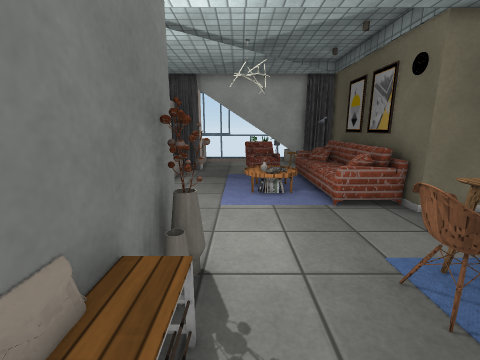
view 1 (above)

16 first-person views from a walk through a Unity game level. The camera is 1.4 m above the floor, tilts 12° down and sees 90° across. The floor is counted in squares, 0.5 m on a side. Each view is taken from the middle of a square. On the plan, view 1 faces up. The plan holds only what a view shows up to about 18 squares ahead; the rest is blank. The place goes on beyond the plan. The player character is not drawn. Some surface patterns are stand-ins.

view 2
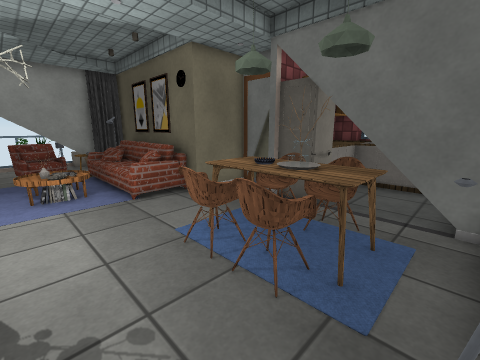

view 3
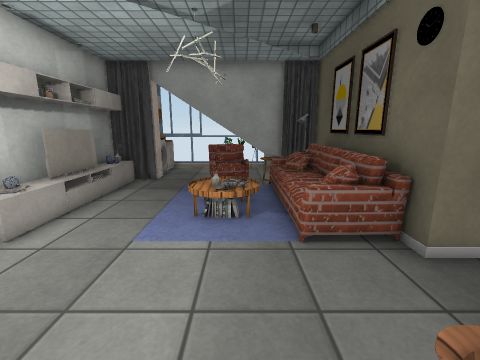

view 4
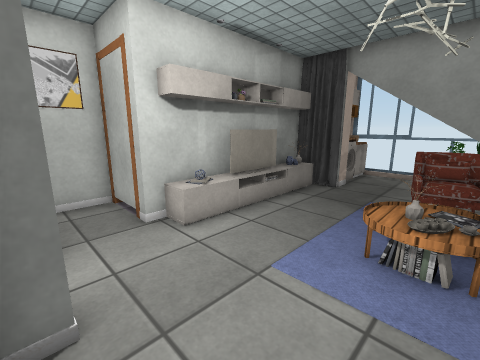

view 5
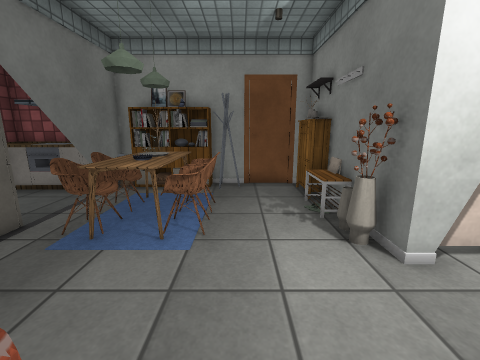

view 6
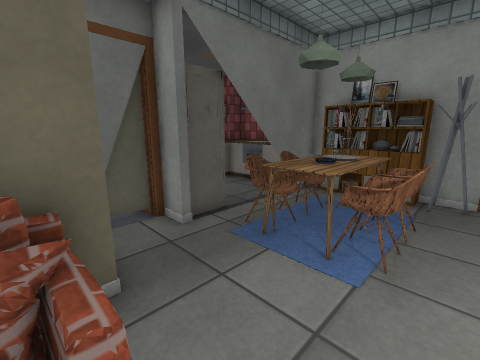

view 7
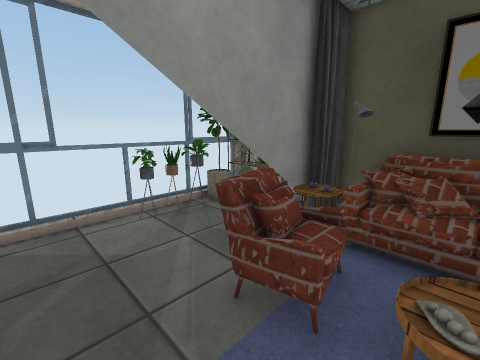

view 8
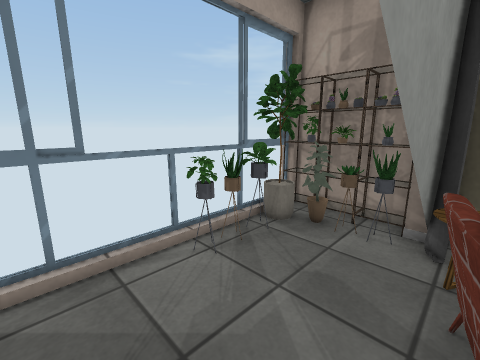

view 9
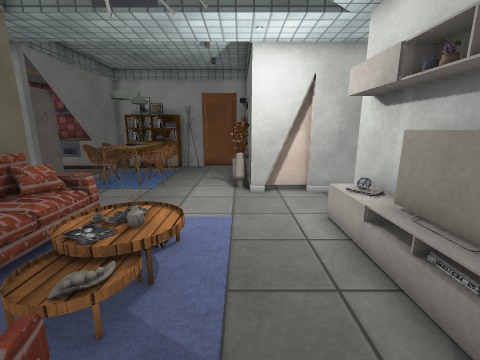

view 10
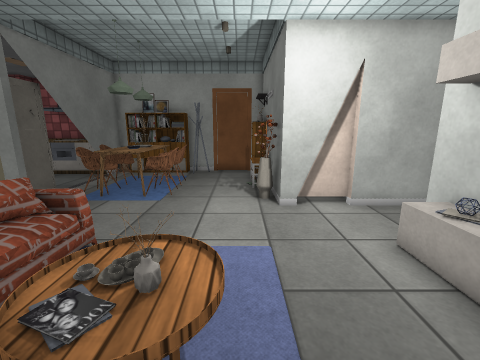

view 11
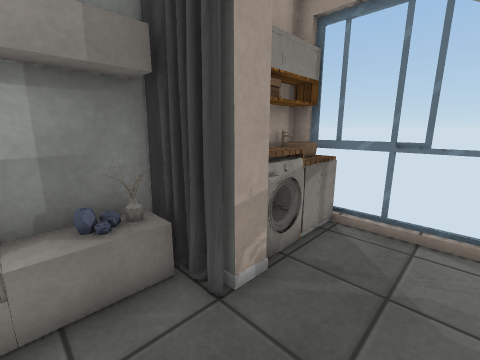

view 12
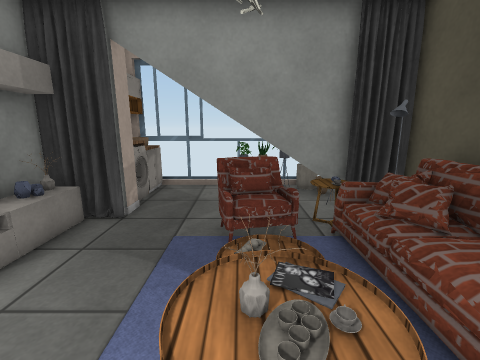

view 13
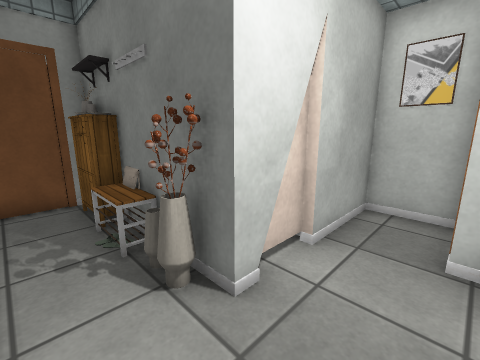

view 14
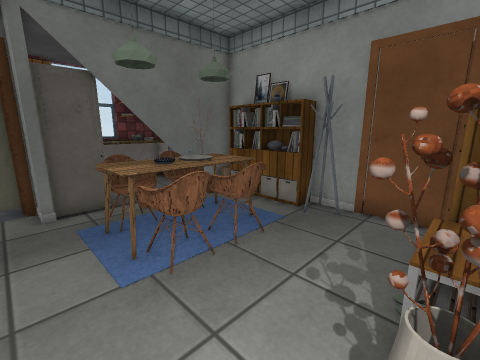

view 15
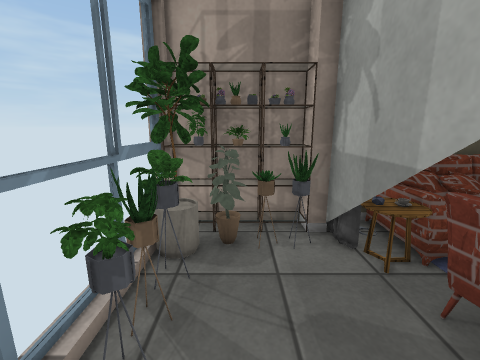

view 16
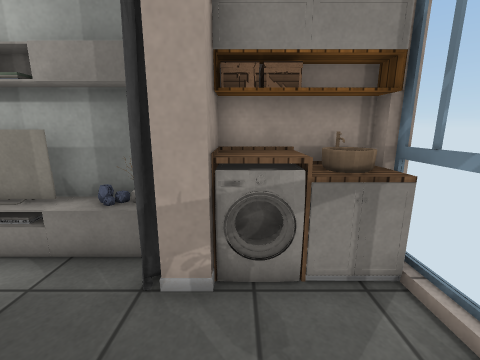

### Floor plan
Key: @ floor where view 1 was taken; # wall or solid block; . floor; = window, fence, low wall or low ledge; C chair; U curtain; A carpet; S sofa; T table; E vase; F fridge; H thing the floor can be seen under or through; B cabinet; W washer; K bookshelf; L shelf; O other object.
Columns run from 8 left of view 1 to 11 right of it. Each row starts with its distance up from view 1.
 22               #
 21    #####=##OO##
 20    #B#..OOOOOOO
 19    #BW....OOOOO
 18    #BW......OOL
 17    ###...###O##
 16    ###..#CC#OU#
 15    #=...ACC#SO#
 14    ##....AA SS#
 13    ##... ATAA #
 12    ##... AAAA #
 11    ##... AAAAS#
 10    ##... A. AS#
  9    ##......ASSS
  8 #### .........####
  7 #................#
  6 #................##
  5 #######E........#F
  4       #E...CCTCCO FO
  3       #O...CCTCC.FF
  2       #O...CCACCH..
  1       #B...CCTCCH..
  0       #O@...TTTAH..
 -1       #B...OKKKOHOOO
 -2       #####OOOOOO  O
 -3           ##

Where each view was taken, in squares from view 1:
view 1: 0 up, 0 right, facing up
view 2: 1 down, 0 right, facing up-right
view 3: 3 up, 2 right, facing up
view 4: 5 up, 2 right, facing up-left
view 5: 10 up, 2 right, facing down
view 6: 9 up, 2 right, facing down-right
view 7: 13 up, 2 left, facing up-right
view 8: 16 up, 2 left, facing up-right
view 9: 16 up, 1 left, facing down
view 10: 14 up, 0 right, facing down
view 11: 14 up, 0 right, facing up-left
view 12: 9 up, 1 right, facing up
view 13: 8 up, 1 right, facing down-left
view 14: 6 up, 1 left, facing down-right
view 15: 19 up, 1 left, facing right
view 16: 18 up, 1 right, facing left
